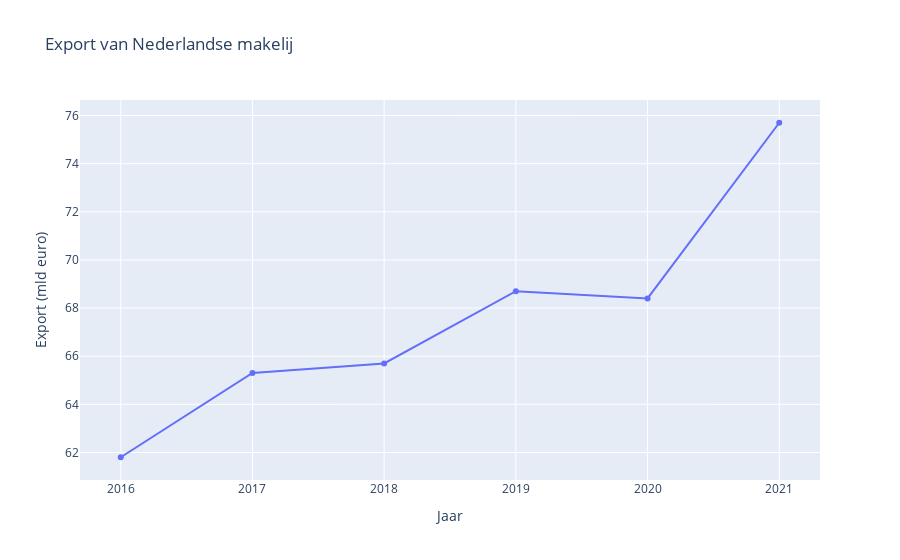

Notebook code for this chart:
### Markdown cell above
Uit de grafieken blijkt dus Nederland voor vele miljarden landbouwproducten exporteert naar andere landen. Als Nederland minder landbouwproducten zou gaan exporteren, zal er minder hoeven te worden geproduceerd, wat ervoor zorgt dat er minder uitstoot is van broeikasgassen.

### Code cell
df = pd.read_csv('../datasets/landbouwexport.csv')

trace = go.Scatter(
    x=df['Jaar'],
    y=df['export'],
    mode='lines+markers'
)

layout = go.Layout(
    title='Export van Nederlandse makelij',
    xaxis= go.layout.XAxis(
        title='Jaar'
    ),
    yaxis= go.layout.YAxis(
        title='Export (mld euro)'
    )
)

fig = go.Figure(data=trace, layout=layout)
fig.show()

### Figure 1 — Plotly figure (JSON) as saved in the notebook; plotly's stock layout.template omitted (floating-point values rounded to 4 significant figures)
{"data": [{"mode": "lines+markers", "type": "scatter", "x": [2016, 2017, 2018, 2019, 2020, 2021], "y": [61.8, 65.3, 65.7, 68.7, 68.4, 75.7]}], "layout": {"title": {"text": "Export van Nederlandse makelij"}, "xaxis": {"title": {"text": "Jaar"}}, "yaxis": {"title": {"text": "Export (mld euro)"}}}}
